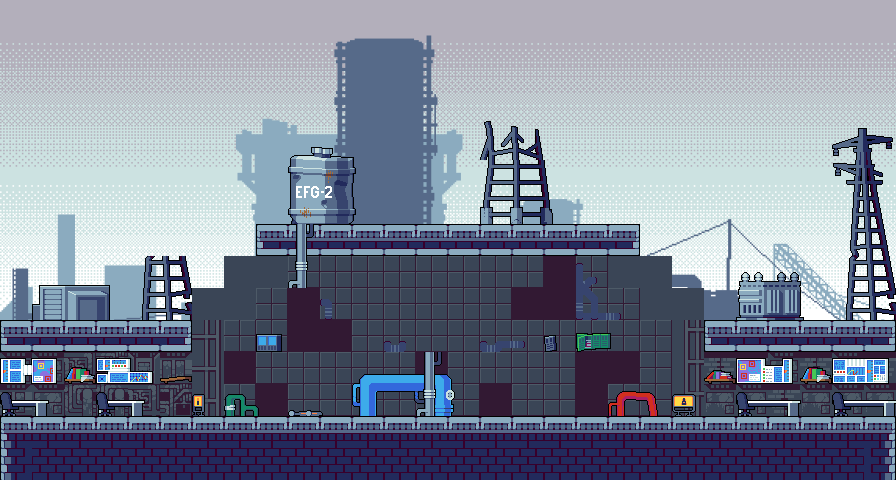

Rendered tile map (Tiled .tmx) drawn with the repository's tilesets; below, a short description and the full map source, tile grids included:
An orthogonal 28x15 tile map with 32x32 px tiles, 3 tile layers (Capa de patrones 1, Capa de patrones 2, Capa de patrones 3), 6 tilesets.

<map version="1.10" tiledversion="1.11.0" orientation="orthogonal" renderorder="right-down" width="28" height="15" tilewidth="32" tileheight="32" infinite="0" nextlayerid="7" nextobjectid="1">
 <tileset firstgid="1" source="assets.tsx" />
 <tileset firstgid="65" source="decor.tsx" />
 <tileset firstgid="92" source="torre completa.tsx" />
 <tileset firstgid="104" source="torre incompleta.tsx" />
 <tileset firstgid="111" source="tubos.tsx" />
 <tileset firstgid="122" source="fondos.tsx" />
 <layer id="1" name="Capa de patrones 1" width="28" height="15">
  <data encoding="csv">
122,123,124,125,126,127,128,129,130,131,132,133,134,135,136,137,138,139,140,141,142,143,144,145,146,147,148,149,
150,151,152,153,154,155,156,157,158,159,160,161,162,163,164,165,166,167,168,169,170,171,172,173,174,175,176,177,
178,179,180,181,182,183,184,185,186,187,188,189,190,191,192,193,194,195,196,197,198,199,200,201,202,203,204,205,
206,207,208,209,210,211,212,213,214,215,216,217,218,219,220,221,222,223,224,225,226,227,228,229,230,231,232,233,
234,235,236,237,238,239,240,241,242,243,244,245,246,247,248,249,250,251,252,253,254,255,256,257,258,259,260,261,
262,263,264,265,266,267,268,269,270,271,272,273,274,275,276,277,278,279,280,281,282,283,284,285,286,287,288,289,
290,291,292,293,294,295,296,297,298,299,300,301,302,303,304,305,306,307,308,309,310,311,312,313,314,315,316,317,
318,319,320,321,322,323,324,325,25,26,26,26,26,26,26,26,26,26,26,27,338,339,340,341,342,343,344,345,
346,347,348,349,350,351,352,55,55,61,61,61,61,61,61,61,61,49,61,55,55,367,368,369,370,371,372,373,
374,375,376,377,378,379,55,55,61,49,61,61,61,61,61,61,49,49,61,61,55,55,396,397,398,399,400,401,
25,26,26,26,26,27,62,61,61,49,49,61,61,61,61,61,61,61,61,61,61,54,25,26,26,26,26,27,
50,50,53,58,59,52,62,49,61,61,61,61,61,49,61,61,61,61,49,49,61,54,51,51,50,51,50,51,
52,50,57,57,53,58,62,61,49,61,61,61,61,61,61,49,61,61,49,61,61,54,50,50,51,50,50,50,
1,2,2,2,2,2,2,2,2,2,2,2,2,2,2,2,2,2,2,2,2,2,2,2,2,2,2,3,
9,37,37,37,37,37,37,37,37,37,37,37,37,37,37,37,37,37,37,37,37,37,37,37,37,37,37,11
</data>
 </layer>
 <layer id="4" name="Capa de patrones 2" width="28" height="15">
  <data encoding="csv">
0,0,0,0,0,0,0,0,0,0,0,0,0,0,0,0,0,0,0,0,0,0,0,0,0,0,0,0,
0,0,0,0,0,0,0,0,0,0,0,0,0,0,0,0,0,0,0,0,0,0,0,0,0,0,0,0,
0,0,0,0,0,0,0,0,0,0,0,0,0,0,0,0,0,0,0,0,0,0,0,0,0,0,0,0,
0,0,0,0,0,0,0,0,0,0,0,0,0,0,0,0,0,0,0,0,0,0,0,0,0,0,0,0,
0,0,0,0,0,0,0,0,0,0,0,0,0,0,0,104,0,0,0,0,0,0,0,0,0,0,92,93,
0,0,0,0,0,0,0,0,0,0,0,0,0,0,0,0,0,0,0,0,0,0,0,0,0,0,94,95,
0,0,0,0,0,0,0,0,0,89,0,0,0,0,0,105,0,0,0,0,0,0,0,0,0,0,96,97,
0,0,0,0,0,0,0,0,0,0,0,0,0,0,0,0,0,0,0,0,0,0,0,0,0,0,98,99,
0,0,0,0,100,101,0,0,0,113,0,0,0,0,0,0,0,0,117,0,0,0,0,0,0,0,100,101,
0,91,0,0,102,103,0,0,0,0,121,0,0,0,0,0,0,0,116,0,0,0,0,90,0,0,102,103,
0,0,0,0,0,0,0,0,76,0,0,0,118,0,0,119,0,75,73,0,0,0,0,0,0,0,0,0,
78,0,65,77,0,68,0,0,0,0,0,0,0,0,0,0,0,0,0,0,0,0,66,80,0,65,79,0,
82,0,0,82,0,0,85,112,0,87,0,114,0,0,0,0,0,0,0,111,0,84,0,81,0,0,81,0,
0,0,0,0,0,0,0,0,0,0,0,0,0,0,0,0,0,0,0,0,0,0,0,0,0,0,0,0,
0,0,0,0,0,0,0,0,0,0,0,0,0,0,0,0,0,0,0,0,0,0,0,0,0,0,0,0
</data>
 </layer>
 <layer id="5" name="Capa de patrones 3" width="28" height="15">
  <data encoding="csv">
0,0,0,0,0,0,0,0,0,0,0,0,0,0,0,0,0,0,0,0,0,0,0,0,0,0,0,0,
0,0,0,0,0,0,0,0,0,0,0,0,0,0,0,0,0,0,0,0,0,0,0,0,0,0,0,0,
0,0,0,0,0,0,0,0,0,0,0,0,0,0,0,0,0,0,0,0,0,0,0,0,0,0,0,0,
0,0,0,0,0,0,0,0,0,0,0,0,0,0,0,0,0,0,0,0,0,0,0,0,0,0,0,0,
0,0,0,0,0,0,0,0,0,0,0,0,0,0,0,0,0,0,0,0,0,0,0,0,0,0,0,0,
0,0,0,0,0,0,0,0,0,0,0,0,0,0,0,0,0,0,0,0,0,0,0,0,0,0,0,0,
0,0,0,0,0,0,0,0,0,0,0,0,0,0,0,0,0,0,0,0,0,0,0,0,0,0,0,0,
0,0,0,0,0,0,0,0,0,0,0,0,0,0,0,0,0,0,0,0,0,0,0,0,0,0,0,0,
0,0,0,0,0,0,0,0,0,0,0,0,0,0,0,0,0,0,0,0,0,0,0,0,0,0,0,0,
0,0,0,0,0,0,0,0,0,0,0,0,0,0,0,0,0,0,120,0,0,0,0,0,0,0,0,0,
0,0,0,0,0,0,0,0,0,0,0,0,0,0,0,0,0,0,0,0,0,0,0,0,0,0,0,0,
0,0,0,0,0,0,0,0,0,0,0,0,0,0,0,0,0,0,0,0,0,0,0,0,0,0,0,0,
72,0,0,72,0,0,0,0,0,0,0,0,0,113,0,0,0,0,0,0,0,0,0,72,0,0,72,0,
0,0,0,0,0,0,0,0,0,0,0,0,0,0,0,0,0,0,0,0,0,0,0,0,0,0,0,0,
0,0,0,0,0,0,0,0,0,0,0,0,0,0,0,0,0,0,0,0,0,0,0,0,0,0,0,0
</data>
 </layer>
</map>
